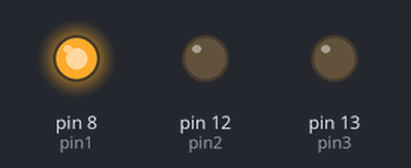
Simulated run of this sketch. Board: Arduino Uno, built with avr-gcc and run on an emulated ATmega328P. Parts: output pins drawn as LEDs (lit = HIGH).

Above: at 0.2 s.
At 10.7 s:
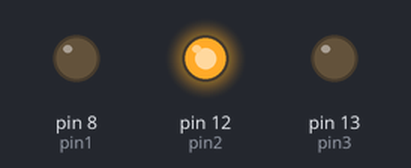
At 16.7 s:
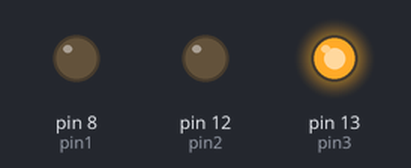
At 22.0 s:
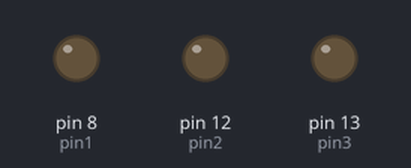
Timing chart, 0 to 23.4 s (numbered marks = the images above):
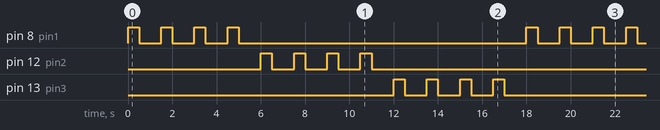

The sketch:

Lesson_3_led_blinking_4_time_in_each_loop.ino
```cpp
int pin1=8;
int pin2=12;
int pin3=13;
int delay_time1=500;
int delay_time2=1000;

void setup() {
  // put your setup code here, to run once:
pinMode(pin1,OUTPUT);
pinMode(pin2,OUTPUT);
pinMode(pin3,OUTPUT);
}

void loop() {
  // put your main code here, to run repeatedly:
for(int i=1;i<5;i++)
{
digitalWrite(pin1,HIGH);
delay(delay_time1);
digitalWrite(pin1,LOW);
delay(delay_time2);
}
for(int i=1;i<5;i++)
{
digitalWrite(pin2,HIGH);
delay(delay_time1);
digitalWrite(pin2,LOW);
delay(delay_time2);
}
for(int i=1;i<5;i++)
{
digitalWrite(pin3,HIGH);
delay(delay_time1);
digitalWrite(pin3,LOW);
delay(delay_time2);
}

}
```

Measured:
- by itself, pin 8 (pin1), pin 12 (pin2), pin 13 (pin3): repeats every 18.0 s: 3 × (LOW 1.0 s, HIGH 0.50 s), LOW 13.0 s, HIGH 0.50 s
- by itself, everything shown: repeats every 18.0 s, in 24 steps
